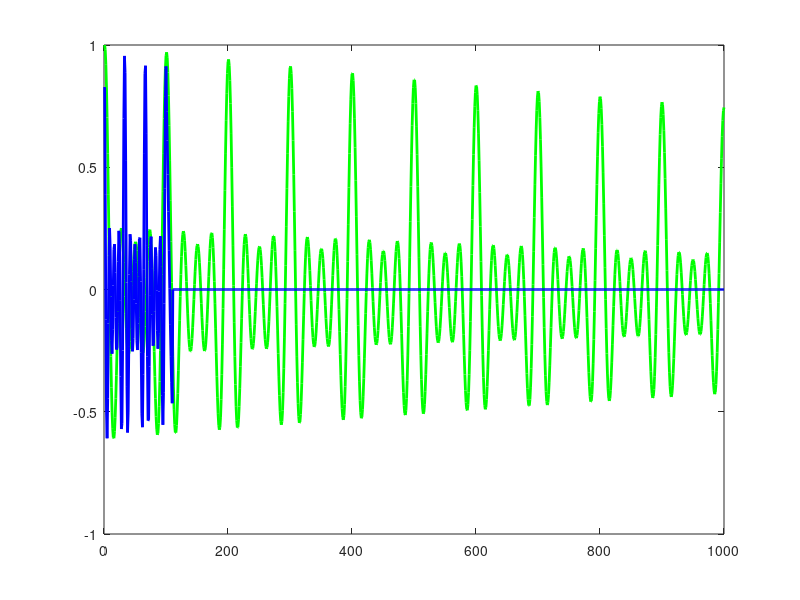

Write MATLAB code to recreate this figure.
#!/opt/octave/bin/octave
%% ssa5.m
%% Mac Radigan

close all;

dt=.001;
tf=1;
%Nx=100;
Nx=floor(tf/dt);
%t = [0:Nx-1]*dt;
t = linspace(0,tf,Nx);

r = 1e-1*[1, 2, 3, 4];
a = 1e-1*[1, 2, 3, 4];
f = 1e4*[1 2 3 4];
s = -a+j*2*pi*f;
p=[0, 0, 0, 0];
Nf=length(f);

%% simulation
x = zeros(1,Nx);
for m=1:Nf
  x = x+r(m)*exp(s(m).*t);
end

%% analysis
l=3;
Nm=10;
Nn=floor(Nx/Nm)+1;
X=zeros(Nn,Nm);
for n=1:Nn
  ii=n*l;
  X(n,:) = x(ii+[1:Nm]);
end

[U,S,V] = svd(X);

%% synthesis
Nk=size(V,2);

%     amplitudes
A = zeros(Nn,Nk);
for ii=1:Nn
  for k=1:Nk
    A(ii,k) = A(ii,k)+X(ii,:)*V(k,:)'; 
  end
end

%     phases
y = zeros(size(x));
for ii=1:Nn
  for jj=1:Nm
    y(ii+jj-1) = A(ii,:)*V(:,jj); 
  end
end

figure(101); 
  plot(real(x),'g','LineWidth',2);
  hold on;
  plot(real(y),'b','LineWidth',2);

if(0)
  figure(102); 
  for m=1:Nf
    x1 = r(m)*exp(s(m).*t);
    plot(real(x1),'g','LineWidth',2);
    hold on
  end
end

%% *EOF*
